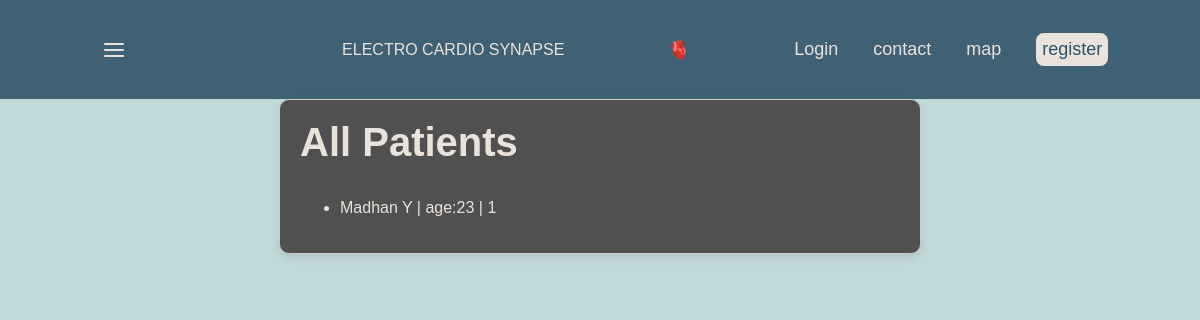
The page /all on the database as committed earlier.
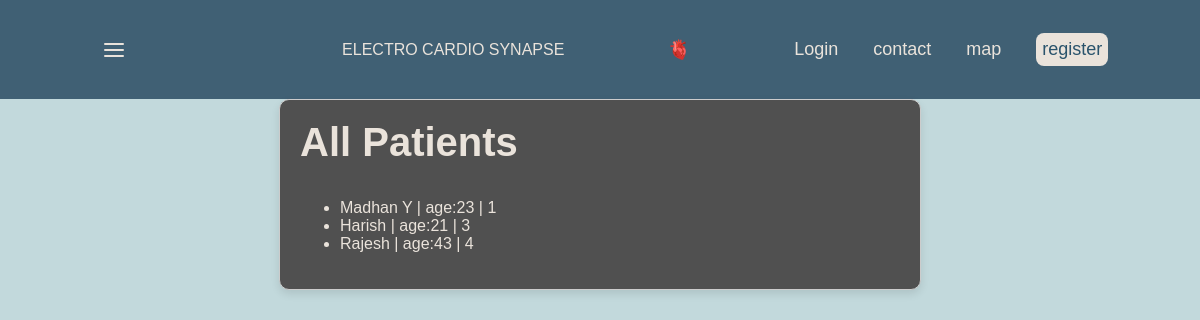
The same page on the database as committed later.
### heartApp/models.py (models this page shows, shortened)
class Patient(models.Model):
    name = models.CharField(max_length=255)
    age = models.PositiveIntegerField()
    dob = models.DateField()
    gender = models.CharField(max_length=50, choices=[("Male", "Male"), ("Female", "Female"), ("Other", "Other")])
    profile_picture = models.ImageField(upload_to="images")
    doctor = models.ManyToManyField(Doctor)  # Update to match Doctor model name
    diseases = models.ManyToManyField(Disease)
    patient_email = models.EmailField(max_length=50, default='default@example.com')
    patient_key = models.CharField(max_length=10, default="notdefined")
    care_taker_email1 = models.EmailField(max_length=50, default='default@example.com')
    care_taker_email2 = models.EmailField(max_length=50, default='default@example.com')
    doctor_email = models.EmailField(max_length=50, default='default@example.com')

### heartApp/views.py (the view)
# urls.py: path('all', views.ProfilesListView.as_view(), name = "all_profiles"),
class ProfilesListView(ListView):
    template_name = 'patientProfiles.html'
    model = Patient
    context_object_name = 'patients'

### templates/patientProfiles.html
{% extends 'base.html' %}
{% block content %}
<div style="width: 50%; margin: 0 auto; padding: 20px; border: 1px solid #ccc; border-radius: 10px; background-color: #505050; box-shadow: 0px 4px 8px rgba(0, 0, 0, 0.1);">
<h2>All Patients</h2>
<ul>
    {% for patient in patients %}
        <li>
            <a href="{% url 'single_patient_profile' patient.pk %}">{{ patient.name }} | age:{{ patient.age }} | {{patient.pk}}</a>
        </li>
    {% endfor %}
</ul>
</div>
{% endblock %}

### templates/base.html (shortened to what this page needs)
{% load static %}
<!DOCTYPE html>
<html lang="en">
<head>
    <link rel="stylesheet" href="{% static 'css/design.css' %}">
</head>
<body>
    <header class="main-header">
        <button class="menu-toggle">
            <svg class="svg-sidebar" xmlns="http://www.w3.org/2000/svg" viewBox="0 0 24 24">
                <line x1="3" y1="12" x2="21" y2="12"></line>
                <line x1="3" y1="6" x2="21" y2="6"></line>
                <line x1="3" y1="18" x2="21" y2="18"></line>
            </svg>
        </button>
        <h3 class="media-heading"><h3 class="media-emoji">⚡</h3>ELECTRO CARDIO SYNAPSE<h3 class="media-emoji-2">🫀
        </h3></h3>
        <nav class="newNav">
            {% if user.is_authenticated %}
            <a href="{% url 'logout' %}">Logout</a>
        {% else %}
        <a href="#" class="m show-modal">Login</a>
        {% endif %}
            <a href="#" class="m">contact</a>
            <a href="{%url 'role_map'%}" class="m">map</a>
            <a class="nav-button" href="{% url 'register'%}">register</a>
        </nav>
    </header>
    {% block content %}{% endblock %}
</body>
</html>

### static/css/design.css (style rules this page uses)
body { background-color: #c2d9dc; color: #eae3db; font-family: sans-serif; position: relative; margin: 0; }
.main-header { background-color: #406074 !important; padding: 20px 40px; display: flex; justify-content: space-around; align-items: center; }
.main-header .newNav { margin: 0; }
.newNav { margin: 0; font-size: 18px; }
a:link { color: #eae3db; text-decoration: none; }
.newNav a:link { margin-right: 30px; display: inline-block; text-decoration: none; }
.newNav a:last-child { margin-right: 0; color: #29536c; background-color: #eae3db; padding: 6px; border-radius: 8px; text-decoration: none; }
.menu-toggle { background: none; border: none; color: #eae3db; cursor: pointer; padding: 10px; display: flex; align-items: center; }
.svg-sidebar { width: 24px; height: 24px; stroke: currentColor; stroke-width: 2; stroke-linecap: round; stroke-linejoin: round; fill: none; }
h2 { margin-top: 0; font-size: 40px; }
.media-emoji-2 { display:inline; margin-left: 0; }

Rows that differ between the two databases and show on the page:
added Patient: name "Harish", age "21", pk "3"
added Patient: name "Rajesh", age "43", pk "4"
